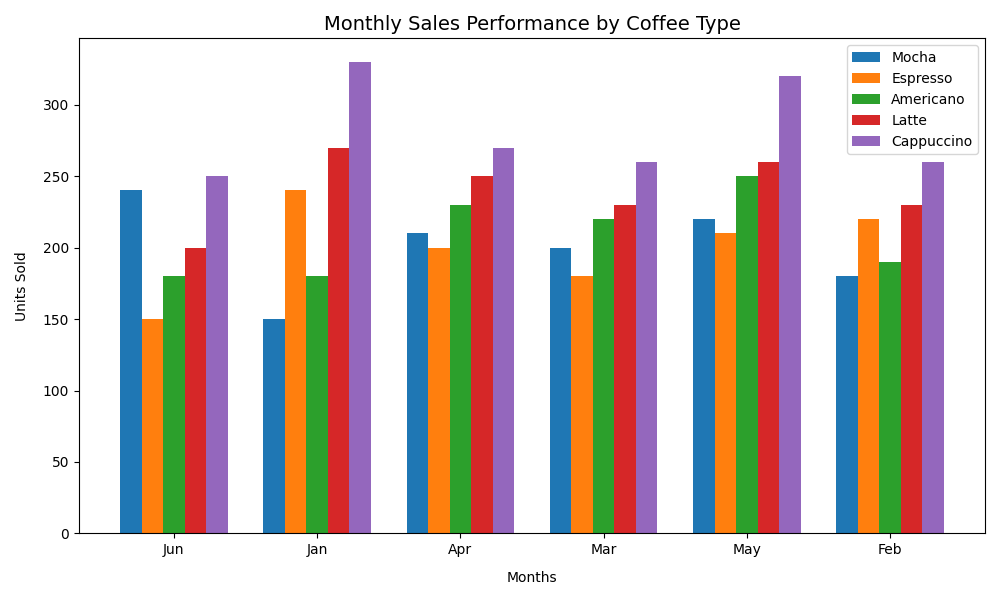

Generate this figure with Python:
import numpy as np
import matplotlib.pyplot as plt

months = ['Jun', 'Jan', 'Apr', 'Mar', 'May', 'Feb']
coffee_varieties = ['Mocha', 'Espresso', 'Americano', 'Latte', 'Cappuccino']
sales_data = np.array([
    [240, 150, 180, 200, 250],
    [150, 240, 180, 270, 330],
    [210, 200, 230, 250, 270],
    [200, 180, 220, 230, 260],
    [220, 210, 250, 260, 320],
    [180, 220, 190, 230, 260]
])

fig, ax = plt.subplots(figsize=(10, 6))

# Swap the sales_data matrix axes to iterate over months 
# Each bar represents a coffee type's sales in a specific month
sales_data = sales_data.T
bar_width = 0.15
x_indices = np.arange(len(months))

# Plot each coffee type
for i, coffee in enumerate(coffee_varieties):
    ax.bar(x_indices + i * bar_width, sales_data[i], width=bar_width, label=coffee)

ax.set_xticks(x_indices + bar_width * 2)
ax.set_xticklabels(months)
ax.set_xlabel('Months', labelpad=10)
ax.set_ylabel('Units Sold', labelpad=10)

ax.set_title('Monthly Sales Performance by Coffee Type', fontsize=14)
ax.legend(loc='best', fontsize=10)

plt.tight_layout()
plt.show()
